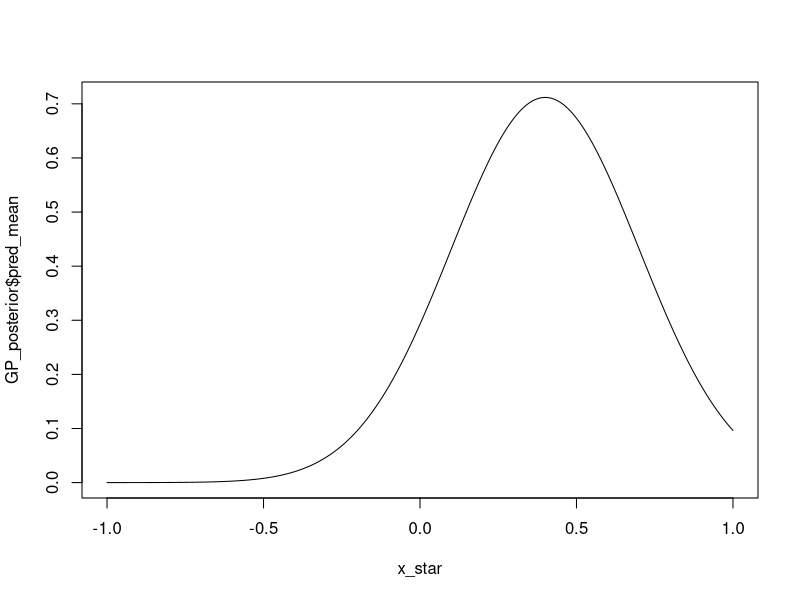

The R script that drew this image: (Note: this script raises an error after producing the figure.)
##################################
###########   Lab 4   ############
##################################

#################### Functions ####################
squared_exponential <- function(X, X_tick, sigma, l) {
  n1 <- length(X)
  n2 <- length(X_tick)
  K <- matrix(NA,n1,n2)
  for (i in 1:n2){
    K[,i] <- sigma^2*exp(-0.5*( (X-X_tick[i])/l)^2 )
  }
  return(K)
}


#################### Task 1 ####################
## Input:
# x: Vector of training inputs.
# y: Vector of training targets/outputs.
# XStar: Vector of inputs where the posterior distribution is evaluated, i.e. X ∗ .
# hyperParam: Vector with two elements, σ_f and l.
# sigmaNoise: Noise standard deviation σ_n .
posteriorGP <- function(x, y, XStar,
                        hyperParam, sigmaNoise) {
  n <- length(x)
  sigma_f <- hyperParam[1]
  l <- hyperParam[2]
  
  # Covariance matrices
  # k(X, X)
  # k(X, X*)
  # k(X*, X*)
  K.X_X = squared_exponential(X = x, X_tick = x,
                           sigma = sigma_f, l = l)
  K.X_XStar <- squared_exponential(X = x, X_tick = XStar,
                                               sigma = sigma_f, l = l)
  K.XStar_XStar <- squared_exponential(X = XStar, X_tick = XStar,
                                                   sigma = sigma_f, l = l)
  
  # Diagonal matrix of sigma noise
  diagonal_variance_noise <- (sigmaNoise^2) * diag(length(x))

  # Cholesky factorization
  # (K + sigma_identity) = L %*% t(L)
  L_upper <- chol(x = (K.X_X + diagonal_variance_noise))
  L_lower <- t(L_upper)

  # Predictive mean
  # Same as on lecture 10 where
  # mean_f = K(XStar, X)%*%inverse([K(X, X) + sigma_identity])*y
  alpha_denom <- solve(a = L_lower, b = y)
  alpha <- solve(a = t(L_lower), b = alpha_denom)
  f_mean <- t(K.X_XStar) %*% alpha
  
  # Predictive variance
  v <- solve(a = L_lower, b = K.X_XStar)
  f_variance <- K.XStar_XStar - t(v) %*% v
  return (list('pred_mean' = f_mean, 'pred_var' = f_variance))
}

#################### Task 2 ####################
sigma_f <- 1
l <- 0.3
hyperParam <- c(sigma_f, l)
x <- 0.4
y <- 0.719
x_star <- seq(from = -1, to = 1, by = 0.01)
sigma_n <- 0.1

GP_posterior <- posteriorGP(x = x, y = y, XStar = x_star,
                             hyperParam = hyperParam,
                             sigmaNoise = sigma_n)

# Calculate lower and upper 95 % pointwise confidence interval
GP_CI <- data.frame(upper = as.vector(GP_posterior$pred_mean) + 1.96 * as.vector(sqrt(GP_posterior$pred_var)),
                    lower = as.vector(GP_posterior$pred_mean) - 1.96 * as.vector(sqrt(GP_posterior$pred_var)))
plot(x = x_star, y = GP_posterior$pred_mean, type = 'l')
lines(x = x_star, y = GP_CI$upper)
lines(x = x_star, y = GP_CI$lower)
######################





